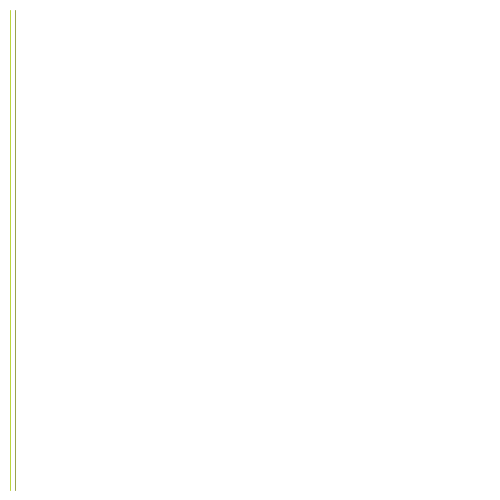
Frame 1 (no input)
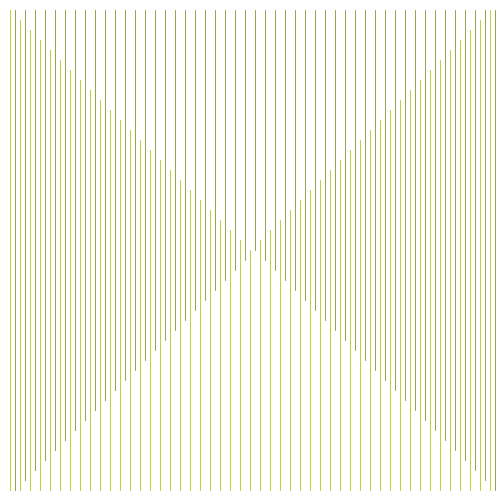
Frame 60 (the mouse pressed at the canvas centre just before this capture)
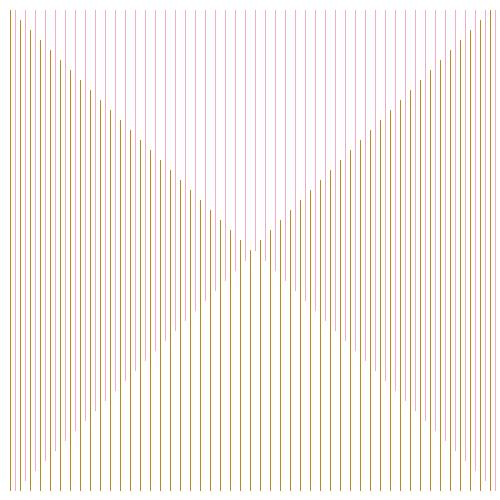
Frame 120 (the mouse held since frame 60 and released just before this capture)

The Processing sketch that drew these frames (run headless with seeded random() and noise(); from frame 60 on, the mouse is pressed at the canvas centre):

// Processing sketch: processing_28192
// ── processing_28192.pde

int linieX=10;
int linieY=10;
int abstand=10;

void setup()
{
  size(500,500);
  background(255);
  smooth();
}
void draw()
{
  randomSeed(mouseX);
  stroke(random(0,255),random (0,255),random(0,255));
  line(linieX,linieY,linieX,height-10);
  stroke(random(0,255),random (0,255),random(0,255));
  line(linieX+abstand/2,10,linieX+abstand/2,height-linieY);
  if(linieX<=width/2-10)
  {
    linieY=linieY+abstand;
  }
  else // wenn mitte erreicht, dann soll es wieder kleiner werden
  {
    linieY=linieY-abstand;
  }
  if(linieX<=width-20) // so lange x kleiner ist als die breite -20
  {
    linieX=linieX+abstand;
  }
  else
  {
    linieX=10;
    linieY=10;
  }
  
}
